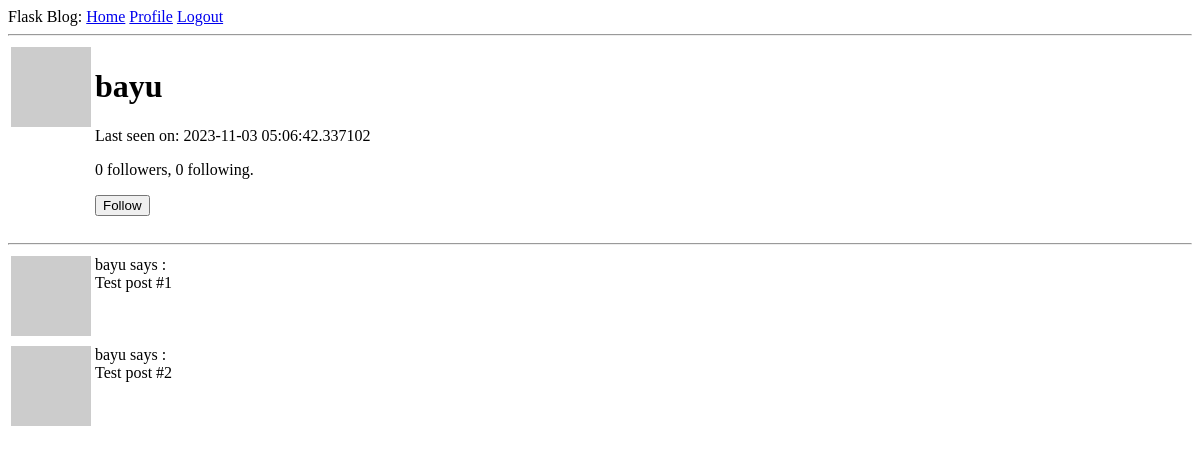
Page /user/bayu (signed in) on the earlier database version.
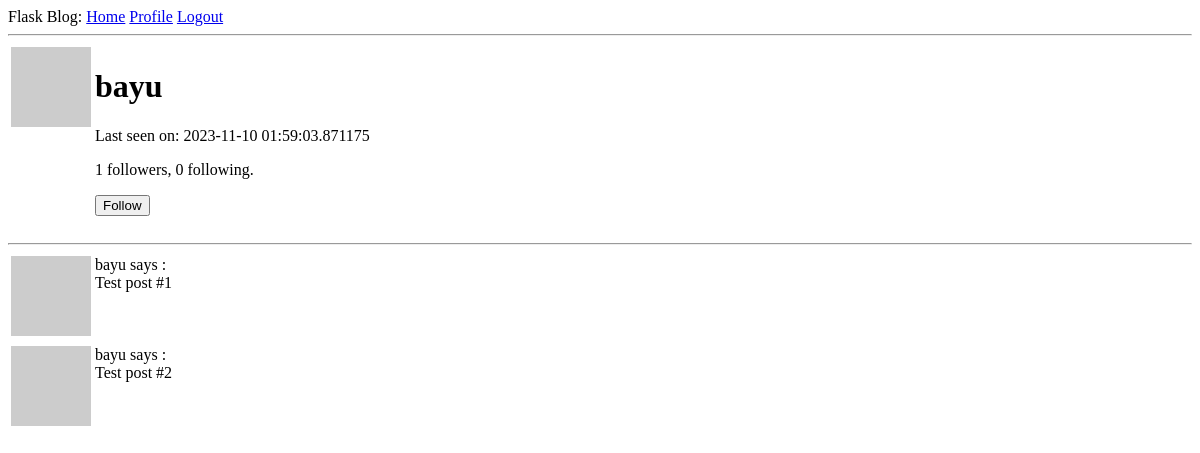
Same page on the later database version.
### app/models.py (models this page shows, shortened)
class User(UserMixin, db.Model):
    id = db.Column(db.Integer, primary_key=True)
    username = db.Column(db.String(64), index=True, unique=True)
    email = db.Column(db.String(120), index=True, unique=True)
    password_hash = db.Column(db.String(128))
    posts = db.relationship('Post', backref='author', lazy='dynamic')
    about_me = db.Column(db.String(140))
    last_seen = db.Column(db.DateTime, default=datetime.utcnow)
    followed = db.relationship(
        'User', secondary=followers,
        primaryjoin = (followers.c.follower_id == id),
        secondaryjoin = (followers.c.followed_id == id),
        backref = db.backref('followers', lazy='dynamic'), lazy ='dynamic')
    def avatar(self, size):
        digest = md5(self.email.lower().encode('utf-8')).hexdigest()
        return 'https://www.gravatar.com/avatar/{}?d=robohash&s{}'.format(digest, size)
    def is_following(self, user):
        return self.followed.filter(
            followers.c.followed_id == user.id).count() > 0
    """-- followed post query without users own post --
    def followed_post(self):
        return Post.query.join(
            followers, (followers.c.followed_id == Post.user_id)).filter(
                followers.c.follower_id == self.id).order_by(
                    Post.timestamp.desc())
                    """
    def followed_post(self):
        followed = Post.query.join(
            followers, (followers.c.followed_id == Post.user_id)).filter(
                followers.c.follower_id == self.id)
        own = Post.query.filter_by(user_id=self.id)
        return followed.union(own).order_by(Post.timestamp.desc())

### app/routes.py (the view)
@app.route('/user/<username>')
@login_required
def user(username):
    form = EmptyForm()
    user = User.query.filter_by(username=username).first_or_404()
    posts = [
        {'author': user, 'body': 'Test post #1'},
        {'author': user, 'body': 'Test post #2'}
    ]
    return render_template('user.html', user=user, posts=posts, form=form)

### app/forms.py
class EmptyForm(FlaskForm):
    submit = SubmitField('Submit')

### app/models.py (called while the page is built)
@login.user_loader
def load_user(id):
    return User.query.get(int(id))

### app/routes.py (called while the page is built)
@app.before_request
def before_request():
    if current_user.is_authenticated:
        current_user.last_seen = datetime.utcnow()
        db.session.commit()

### app/templates/user.html (shortened to what this page needs)
{% extends "base.html" %}
{% block content %}
<table>
    <tr valign="top">
        <td><img src="{{ user.avatar(128) }}"</td>
        <td>
            <h1>{{ user.username }}</h1>
            {% if user.last_seen %}<p>Last seen on: {{ user.last_seen }}</p>{% endif %}
            <p>{{ user.followers.count() }} followers, {{ user.followed.count() }} following.</p>
            {% if user == current_user %}
                <p><a href="{{ url_for('edit_profile') }}">Edit your profile</a></p>
            {% elif not current_user.is_following(user) %}
            <p>
                <form action="{{ url_for('follow', username=user.username) }}" method="post">
                {{ form.submit(value='Follow') }}
                </form>
            </p>
            {% endif %}
        </td>
    </tr>
</table>
<hr>
    {% for post in posts %}
        {% include '_post.html' %}
    {% endfor %}
{% endblock %}

### app/templates/_post.html
<table>
    <tr valign="top">
        <td><img src="{{ post.author.avatar(36) }}"</td>
        <td>{{ post.author.username }} says :<br>{{ post.body }}</td>
    </tr>
</table>

Differences in the rows shown:
changed User "bayu": last_seen "2023-11-03 05:06:42.337102" → "2023-11-10 01:59:03.871175"
Other differences:
{{ user.followers.count() }}: "0" → "1"
